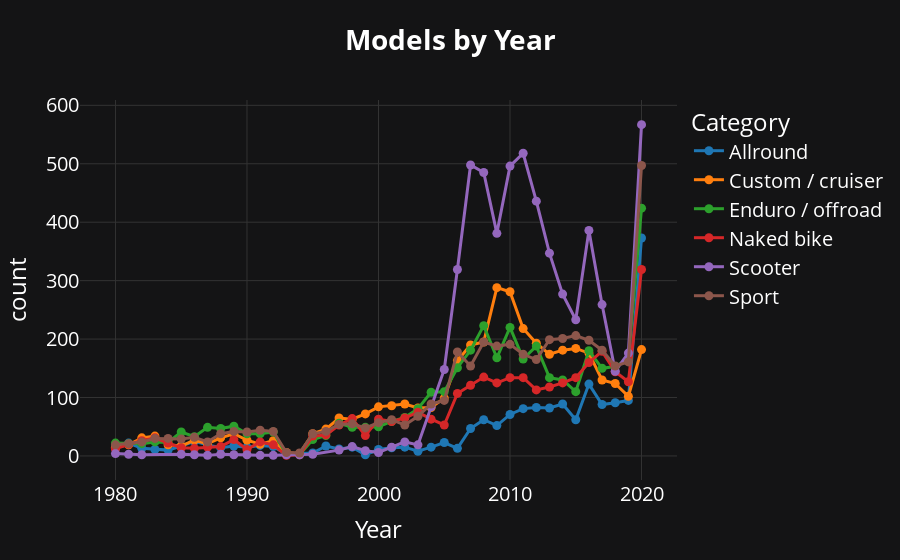

This figure's notebook cell:
### Markdown cell above
### How many models were created each year
 > Let's see for each category of bike, how many bikes were created

### Code cell
# Seleziona le 6 categorie più presenti
top6 = df_grouped.sort_values("count", ascending=False).head(7)["Category"].tolist()

# Filtra il dataframe originale per le sole 6 categorie
df_top6 = df[df["Category"].isin(top6)]

# Filtra le righe con Year >= 1980
df_top6 = df_top6[df_top6["Year"] >= 1980]
df_top6 = df_top6[df_top6["Year"] < 2021]

# Raggruppa per anno e categoria, conta le moto
year_cat_counts = (
    df_top6.groupby(["Year", "Category"])
    .size()
    .reset_index(name="count")
)

# Grafico a linee
fig = px.line(
    year_cat_counts,
    x="Year",
    y="count",
    color="Category",
    title="<b>Models by Year</b>",
    markers=True
)
set_theme(fig).show()

### Figure 1 — Plotly figure (JSON) as saved in the notebook; plotly's stock layout.template omitted (floating-point values rounded to 4 significant figures)
{"data": [{"hovertemplate": "Category=Allround<br>Year=%{x}<br>count=%{y}<extra></extra>", "legendgroup": "Allround", "line": {"color": "#1F77B4", "dash": "solid"}, "marker": {"symbol": "circle"}, "mode": "lines+markers", "name": "Allround", "orientation": "v", "showlegend": true, "type": "scatter", "x": [1980, 1981, 1982, 1983, 1984, 1985, 1986, 1987, 1988, 1989, 1990, 1991, 1992, 1993, 1995, 1996, 1997, 1998, 1999, 2000, 2001, 2002, 2003, 2004, 2005, 2006, 2007, 2008, 2009, 2010, 2011, 2012, 2013, 2014, 2015, 2016, 2017, 2018, 2019, 2020], "xaxis": "x", "y": [13, 22, 13, 11, 10, 17, 25, 19, 14, 17, 15, 18, 16, 3, 5, 17, 12, 15, 2, 11, 14, 15, 8, 15, 23, 13, 47, 62, 52, 71, 81, 83, 82, 89, 62, 123, 88, 91, 95, 373], "yaxis": "y"}, {"hovertemplate": "Category=Custom / cruiser<br>Year=%{x}<br>count=%{y}<extra></extra>", "legendgroup": "Custom / cruiser", "line": {"color": "#FF7F0E", "dash": "solid"}, "marker": {"symbol": "circle"}, "mode": "lines+markers", "name": "Custom / cruiser", "orientation": "v", "showlegend": true, "type": "scatter", "x": [1980, 1981, 1982, 1983, 1984, 1985, 1986, 1987, 1988, 1989, 1990, 1991, 1992, 1993, 1994, 1995, 1996, 1997, 1998, 1999, 2000, 2001, 2002, 2003, 2004, 2005, 2006, 2007, 2008, 2009, 2010, 2011, 2012, 2013, 2014, 2015, 2016, 2017, 2018, 2019, 2020], "xaxis": "x", "y": [15, 19, 31, 34, 19, 17, 27, 21, 31, 38, 27, 20, 26, 6, 4, 38, 46, 65, 63, 72, 84, 86, 89, 82, 83, 99, 163, 190, 195, 288, 281, 218, 193, 174, 181, 184, 176, 130, 124, 102, 182], "yaxis": "y"}, {"hovertemplate": "Category=Enduro / offroad<br>Year=%{x}<br>count=%{y}<extra></extra>", "legendgroup": "Enduro / offroad", "line": {"color": "#2CA02C", "dash": "solid"}, "marker": {"symbol": "circle"}, "mode": "lines+markers", "name": "Enduro / offroad", "orientation": "v", "showlegend": true, "type": "scatter", "x": [1980, 1981, 1982, 1983, 1984, 1985, 1986, 1987, 1988, 1989, 1990, 1991, 1992, 1993, 1994, 1995, 1996, 1997, 1998, 1999, 2000, 2001, 2002, 2003, 2004, 2005, 2006, 2007, 2008, 2009, 2010, 2011, 2012, 2013, 2014, 2015, 2016, 2017, 2018, 2019, 2020], "xaxis": "x", "y": [22, 21, 21, 24, 23, 41, 33, 49, 47, 51, 38, 38, 41, 3, 2, 28, 35, 56, 49, 49, 50, 59, 66, 81, 109, 110, 151, 181, 223, 168, 220, 166, 188, 134, 130, 110, 180, 150, 153, 166, 424], "yaxis": "y"}, {"hovertemplate": "Category=Naked bike<br>Year=%{x}<br>count=%{y}<extra></extra>", "legendgroup": "Naked bike", "line": {"color": "#D62728", "dash": "solid"}, "marker": {"symbol": "circle"}, "mode": "lines+markers", "name": "Naked bike", "orientation": "v", "showlegend": true, "type": "scatter", "x": [1980, 1981, 1982, 1983, 1984, 1985, 1986, 1987, 1988, 1989, 1990, 1991, 1992, 1993, 1994, 1995, 1996, 1997, 1998, 1999, 2000, 2001, 2002, 2003, 2004, 2005, 2006, 2007, 2008, 2009, 2010, 2011, 2012, 2013, 2014, 2015, 2016, 2017, 2018, 2019, 2020], "xaxis": "x", "y": [12, 20, 26, 31, 22, 14, 13, 15, 16, 28, 11, 24, 19, 1, 2, 34, 36, 53, 64, 35, 63, 59, 65, 75, 63, 53, 107, 121, 135, 125, 134, 134, 113, 118, 125, 134, 160, 179, 144, 127, 319], "yaxis": "y"}, {"hovertemplate": "Category=Scooter<br>Year=%{x}<br>count=%{y}<extra></extra>", "legendgroup": "Scooter", "line": {"color": "#9467BD", "dash": "solid"}, "marker": {"symbol": "circle"}, "mode": "lines+markers", "name": "Scooter", "orientation": "v", "showlegend": true, "type": "scatter", "x": [1980, 1981, 1982, 1985, 1986, 1987, 1988, 1989, 1990, 1991, 1992, 1993, 1994, 1995, 1997, 1998, 1999, 2000, 2001, 2002, 2003, 2004, 2005, 2006, 2007, 2008, 2009, 2010, 2011, 2012, 2013, 2014, 2015, 2016, 2017, 2018, 2019, 2020], "xaxis": "x", "y": [4, 3, 2, 3, 2, 1, 3, 2, 2, 1, 1, 2, 2, 3, 10, 16, 9, 6, 15, 24, 19, 84, 148, 319, 498, 485, 381, 496, 518, 436, 347, 277, 233, 386, 259, 145, 176, 567], "yaxis": "y"}, {"hovertemplate": "Category=Sport<br>Year=%{x}<br>count=%{y}<extra></extra>", "legendgroup": "Sport", "line": {"color": "#8C564B", "dash": "solid"}, "marker": {"symbol": "circle"}, "mode": "lines+markers", "name": "Sport", "orientation": "v", "showlegend": true, "type": "scatter", "x": [1980, 1981, 1982, 1983, 1984, 1985, 1986, 1987, 1988, 1989, 1990, 1991, 1992, 1993, 1994, 1995, 1996, 1997, 1998, 1999, 2000, 2001, 2002, 2003, 2004, 2005, 2006, 2007, 2008, 2009, 2010, 2011, 2012, 2013, 2014, 2015, 2016, 2017, 2018, 2019, 2020], "xaxis": "x", "y": [19, 21, 24, 30, 30, 29, 32, 24, 38, 42, 41, 44, 42, 6, 5, 38, 42, 54, 55, 48, 57, 62, 53, 68, 89, 95, 178, 154, 195, 188, 191, 174, 165, 199, 201, 206, 198, 181, 154, 161, 497], "yaxis": "y"}], "layout": {"font": {"color": "white", "size": 20}, "legend": {"bgcolor": "rgba(0,0,0,0)", "title": {"text": "Category"}, "tracegroupgap": 0}, "paper_bgcolor": "#141415", "plot_bgcolor": "#141415", "title": {"text": "<b>Models by Year</b>"}, "xaxis": {"anchor": "y", "domain": [0, 1], "gridcolor": "#333333", "title": {"text": "Year"}, "zerolinecolor": "#333333"}, "yaxis": {"anchor": "x", "domain": [0, 1], "gridcolor": "#333333", "title": {"text": "count"}, "zerolinecolor": "#333333"}}}
